Frame 1 (no input): blank canvas, image omitted
Frame 60 (no input): blank canvas, image omitted
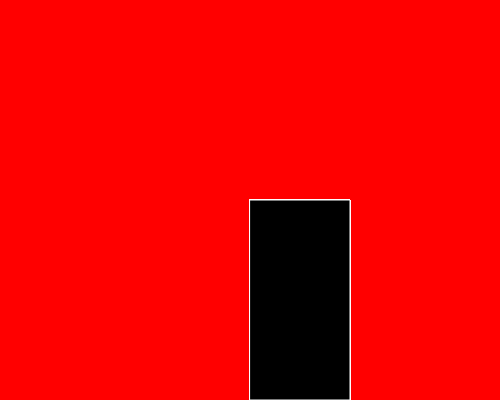
Frame 120 (the mouse pressed at the canvas centre since frame 60)

The p5.js sketch whose frames 1 and 60 were blank and that drew this single picture after the mouse press (run headless with seeded random() and noise() and a simulated clock; from frame 60 on, the mouse is pressed at the canvas centre):

// p5.js sketch
// ── sketch.js
function setup() {
    createCanvas(500, 400);
    background("red");
  }
  
  function draw() {
    stroke("white")
    fill("black")
   
    if(mouseIsPressed){
    rect(mouseX, mouseY, 100, 200)
  }
  }
